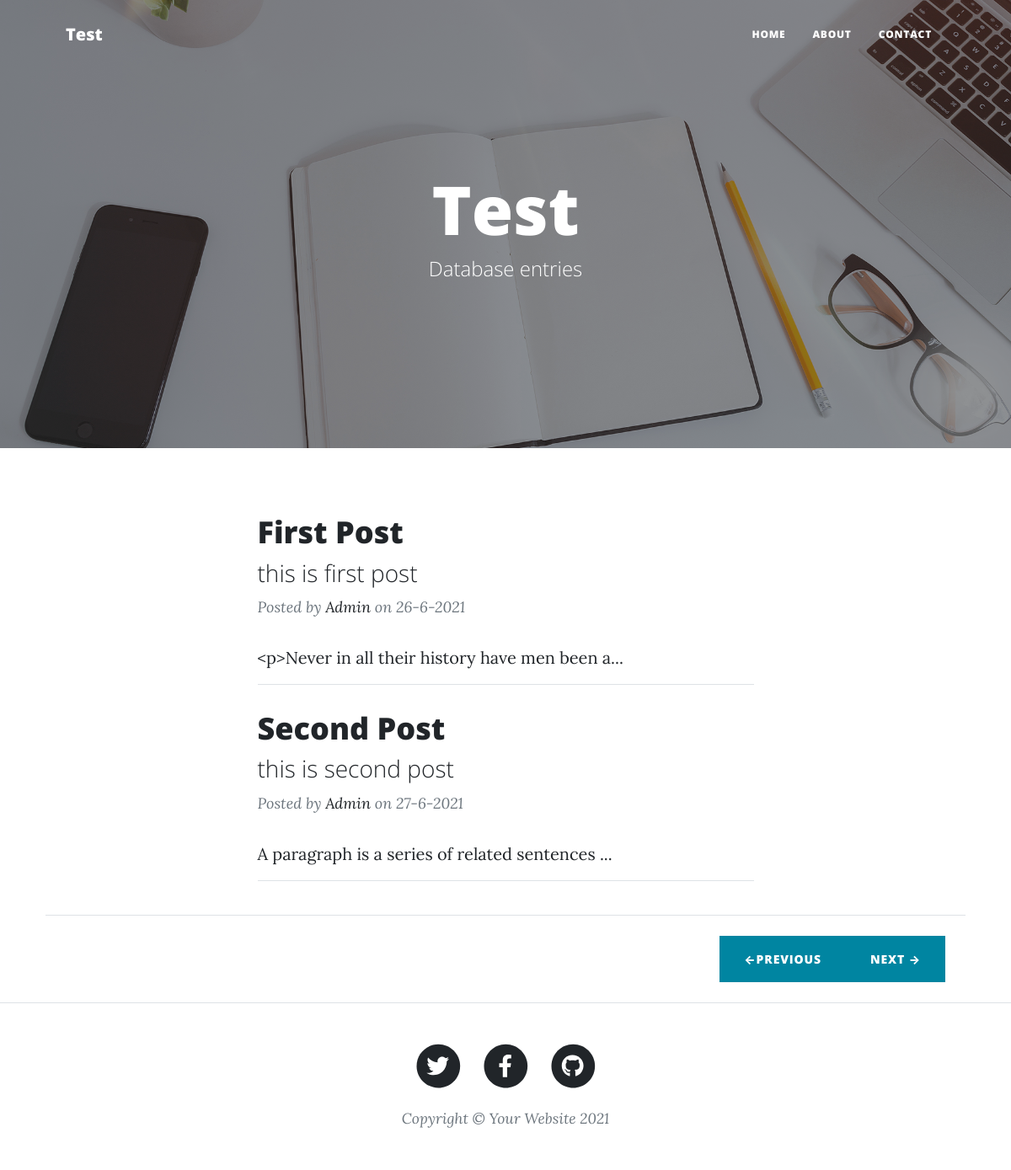
Before: / with the older database file.
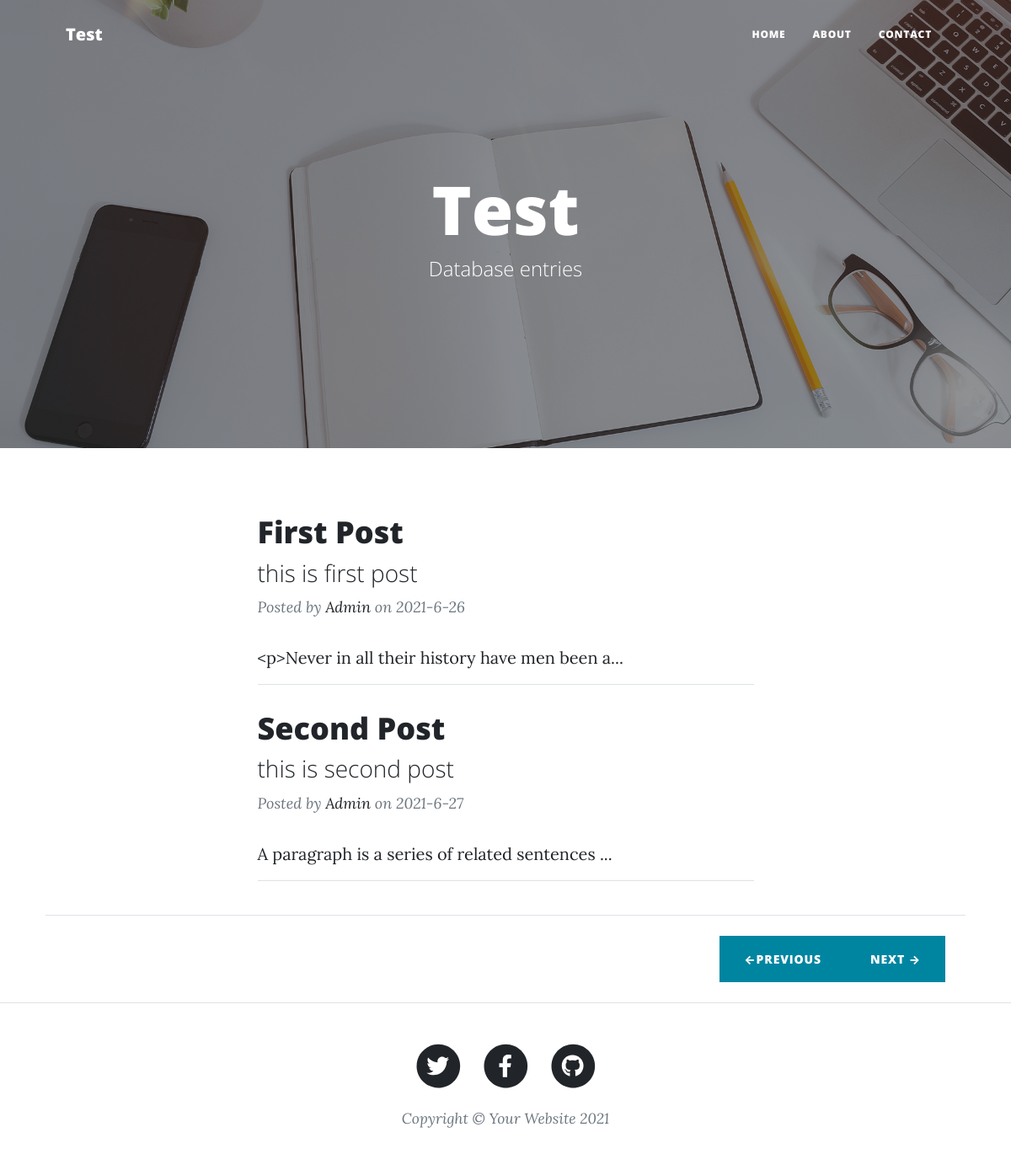
After: the same page with the newer database file.
### main.py (models this page shows)
class Posts(db.Model):
    sno = db.Column(db.Integer, primary_key=True)
    title = db.Column(db.String(80), nullable=False)
    slug = db.Column(db.String(21), nullable=False)
    content = db.Column(db.String(120), nullable=False)
    tagline = db.Column(db.String(120), nullable=False)
    date = db.Column(db.String(12), nullable=True)
    img_file = db.Column(db.String(12), nullable=True)

### main.py (the view)
@app.route("/")
def home():
    posts = Posts.query.filter_by().all()
    last = math.ceil(len(posts) / int(params['no_of_posts']))
    page = request.args.get('page')
    if not str(page).isnumeric():
        page = 1
    page = int(page)
    posts = posts[(page - 1) * int(params['no_of_posts']):(page - 1) * int(params['no_of_posts']) + int(params['no_of_posts'])]
    if page == 1:
        prev = "#"
        next = "/?page=" + str(page + 1)
    elif page == last:
        prev = "/?page=" + str(page - 1)
        next = "#"
    else:
        prev = "/?page=" + str(page - 1)
        next = "/?page=" + str(page + 1)
    return render_template('index.html', params=params, posts=posts, prev=prev, next=next)

### templates/index.html (shortened to what this page needs)
{% extends "layout.html" %}
{% block body %}
        <header class="masthead" style="background-image:url('     {{ url_for('static', filename='img/home-bg.jpg')  }}')">
            <div class="container position-relative px-4 px-lg-5">
                <div class="row gx-4 gx-lg-5 justify-content-center">
                    <div class="col-md-10 col-lg-8 col-xl-7">
                        <div class="site-heading">
                            <h1>{{params['blog_name']}}</h1>
                            <span class="subheading">{{params['tag_line']}}</span>
                        </div>
                    </div>
                </div>
            </div>
        </header>
        <div class="container px-4 px-lg-5">
            <div class="row gx-4 gx-lg-5 justify-content-center">
                <div class="col-md-10 col-lg-8 col-xl-7">
                    {% for post in posts%}
                    <li><a href="/post/{{post_slug}}">
                    <div class="post-preview">
                        <a href="post/{{post.slug}}">
                            <h2 class="post-title">{{post.title}}</h2>
                            <h3 class="post-subtitle">{{post.tagline}}</h3>
                        </a>
                        <p class="post-meta">
                            Posted by
                            <a href="#!">Admin</a>
                            on {{post.date}}
                        </p>
                    </div>
                    {{post.content[0:45]}}...
                    <hr>
                    </a></li>
                    {% endfor %}
                    </div>
                    <hr class="my-4" />
                    <div class="d-flex justify-content-end mb-4">
                        <a class="btn btn-primary float-left" href="{{prev}}">&larr;PREVIOUS</a>
                        <a class="btn btn-primary float-right" href="{{ahead}}">NEXT &rarr; </a></div>
                </div>
            </div>
 {% endblock %}

### templates/layout.html (shortened to what this page needs)
<!DOCTYPE html>
<html lang="en">
    <head>
        <link href="../static/css/styles.css" rel="stylesheet" />
    </head>
    <body>
        <nav class="navbar navbar-expand-lg navbar-light" id="mainNav">
            <div class="container px-4 px-lg-5">
                <a class="navbar-brand" href="/">{{params['blog_name']}}</a>
                <div class="collapse navbar-collapse" id="navbarResponsive">
                    <ul class="navbar-nav ms-auto py-4 py-lg-0">
                        <li class="nav-item"><a class="nav-link px-lg-3 py-3 py-lg-4" href="/">Home</a></li>
                        <li class="nav-item"><a class="nav-link px-lg-3 py-3 py-lg-4" href="/about">About</a></li>
                        <li class="nav-item"><a class="nav-link px-lg-3 py-3 py-lg-4" href="/contact">Contact</a></li>
                    </ul>
                </div>
            </div>
        </nav>
{% block body %} {% endblock %}
        <footer class="border-top">
            <div class="container px-4 px-lg-5">
                <div class="row gx-4 gx-lg-5 justify-content-center">
                    <div class="col-md-10 col-lg-8 col-xl-7">
                        <ul class="list-inline text-center">
                            <li class="list-inline-item">
                                <a href="{{params['tw_url']}}" target="_blank">
                                    <span class="fa-stack fa-lg">
                                        <i class="fas fa-circle fa-stack-2x"></i>
                                        <i class="fab fa-twitter fa-stack-1x fa-inverse"></i>
                                    </span>
                                </a>
                            </li>
                            <li class="list-inline-item">
                                <a href="{{params['fb_url']}}" target="_blank">
                                    <span class="fa-stack fa-lg">
                                        <i class="fas fa-circle fa-stack-2x"></i>
                                        <i class="fab fa-facebook-f fa-stack-1x fa-inverse"></i>
                                    </span>
                                </a>
                            </li>
                            <li class="list-inline-item">
                                <a href="{{params['gh_url']}}" target="_blank">
                                    <span class="fa-stack fa-lg">
                                        <i class="fas fa-circle fa-stack-2x"></i>
                                        <i class="fab fa-github fa-stack-1x fa-inverse"></i>
                                    </span>
                                </a>
                            </li>
                        </ul>
                        <div class="small text-center text-muted fst-italic">Copyright &copy; Your Website 2021</div>
                    </div>
                </div>
            </div>
        </footer>
    </body>
</html>

### templates/index.html (style rules this page uses)
*, *::before, *::after { box-sizing: border-box; list-style-type: none; }

Changed rows visible on the page:
changed Posts "First Post": date "26-6-2021" → "2021-6-26"
changed Posts "Second Post": date "27-6-2021" → "2021-6-27"
